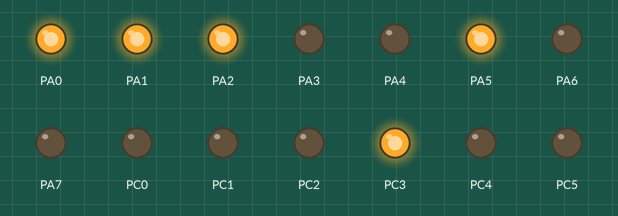
This program was run on a simulated ATmega32, built with avr-gcc and emulated at 16 MHz. Parts: output pins drawn as LEDs (lit = HIGH). Random numbers use the default seed unless the program sets one.

Above: at 0.1 s.
At 4.1 s:
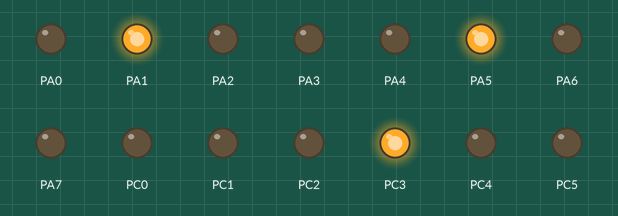
At 9.1 s:
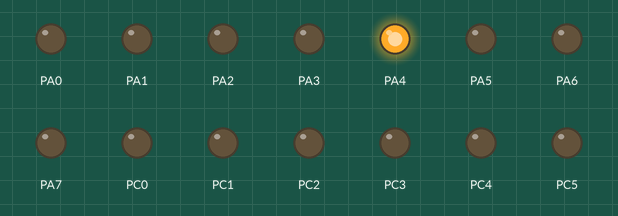
At 19.1 s:
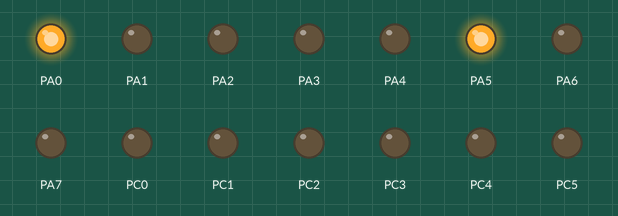
At 29.1 s:
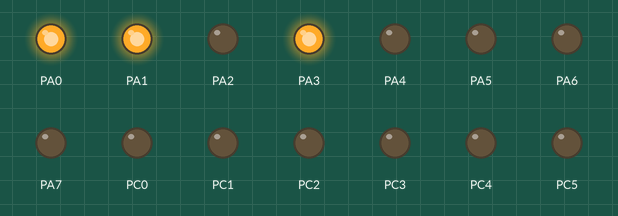
At 39.1 s:
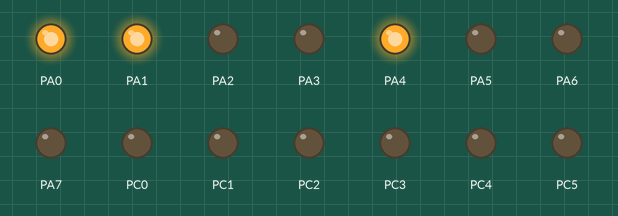
Timing chart, 0 to 40.0 s (numbered marks = the images above):
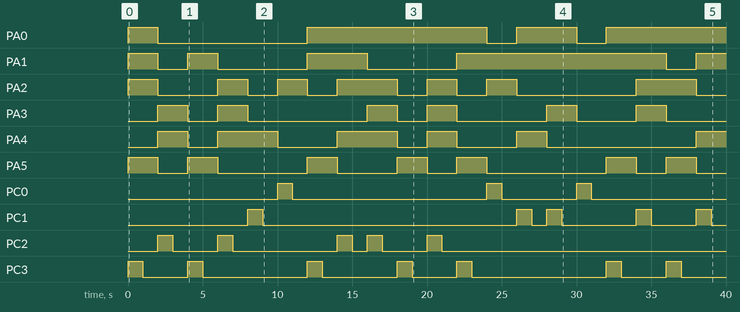

The program:

main.c
```c
#include <avr/io.h>
#include <stdlib.h>
#include <stdio.h>
#include <time.h>
#include <avr/interrupt.h>
#define F_CPU 16000000L
#include <util/delay.h>

/*Time count
Clock Period = 1 / 32000 = 1 / 32 (ms)
Time Count = (6 / (1/32) )   1 = 191
*/

//Ham random [a,b)
int RandomI (int min, int max){
	return min + rand() % (max - min);
}
//Ham random [a,b]
int RandomII (int min, int max){
	return min + rand() % (max + 1 - min);
}
//Ham gan gia tri luong mua
int assign (){
	float a;
	a = RandomII(0, 40);
	PORTA = a;
	return PORTA;
}
//Timer
void T0delay()
{
	TCNT0= 0xBF;
	TCCR0= 0b00000001; // no prescaler
	while((TIFR&0x01)==0);
	TCCR0= 0;
	TIFR= 0x01; // Clear TOV0 to  1  for the next round.
	sei();
}

int main(void)
{
	DDRA = 0xFF;
	DDRC = 0xFF;
	RandomI (0,40);
	RandomII(0,40);
	assign();
	int t;
	while (1)
	{
		// Task i
		/*for (int i = 0; i <= 3; i++){
			if (i == 0) {
				t = RandomI(0,10);

			}
			else if (i == 1) {
				t = RandomI(10,20);
			}
			else if (i == 2) {
				t = RandomI (20,30);
			}
			else {
				t = RandomII(30,40);
			}
		if (t >= 0 && t <= 10 ){
			PORTC=0x01;
		}
		else if (t >= 10 && t < 20){
			PORTC=0x02;
		}
		else if(t >= 20 && t < 30 ){
			PORTC=0x04;
		}
		else if (t >=30 && t < 40 ){
			PORTC=0x08;

		}
			T0delay();
			PORTC=0x00;
			T0delay();
		}
	}*/
		// Task ii
		for (int i = 0; i <= 3; i++){
			t = assign();
			if (t >= 0 && t < 10 ){
				PORTC=0x01;
			}
			else if (t >= 10 && t < 20){
				PORTC=0x02;

			}
			else if(t >= 20 && t < 30 ){
				PORTC=0x04;

			}
			else if (t >=30 && t < 40 ){
				PORTC=0x08;
			}
			T0delay();
			_delay_ms(1000);
			PORTC=0x00;
			_delay_ms(1000);
			T0delay();
		}
	}
}
```

Measured:
- by itself, PA0: goes HIGH 2.0 s, LOW 10.0 s, HIGH 12.0 s, LOW 2.0 s, HIGH 4.0 s, LOW 2.0 s, then HIGH
- by itself, PA1: LOW → HIGH at 0.00 s, → LOW 2.0 s later, → HIGH 2.0 s later, → LOW 2.0 s later, … (9 changes in this stretch)
- by itself, PA2: LOW → HIGH at 0.00 s, → LOW 2.0 s later, → HIGH 4.0 s later, → LOW 2.0 s later, … (14 changes in this stretch)
- by itself, PA3: LOW → HIGH at 2.0 s, → LOW 2.0 s later, → HIGH 2.0 s later, → LOW 2.0 s later, … (12 changes in this stretch)
- by itself, PA4: LOW → HIGH at 2.0 s, → LOW 2.0 s later, → HIGH 2.0 s later, → LOW 4.0 s later, … (11 changes in this stretch)
- by itself, PA5: LOW → HIGH at 0.00 s, → LOW 2.0 s later, → HIGH 2.0 s later, → LOW 2.0 s later, … (14 changes in this stretch)
- by itself, PC0: goes HIGH 1.0 s, LOW 13.0 s, HIGH 1.0 s, LOW 5.0 s, HIGH 1.0 s, then LOW
- by itself, PC1: LOW → HIGH at 8.0 s, → LOW 1.0 s later, → HIGH 17.0 s later, → LOW 1.0 s later, … (10 changes in this stretch)
